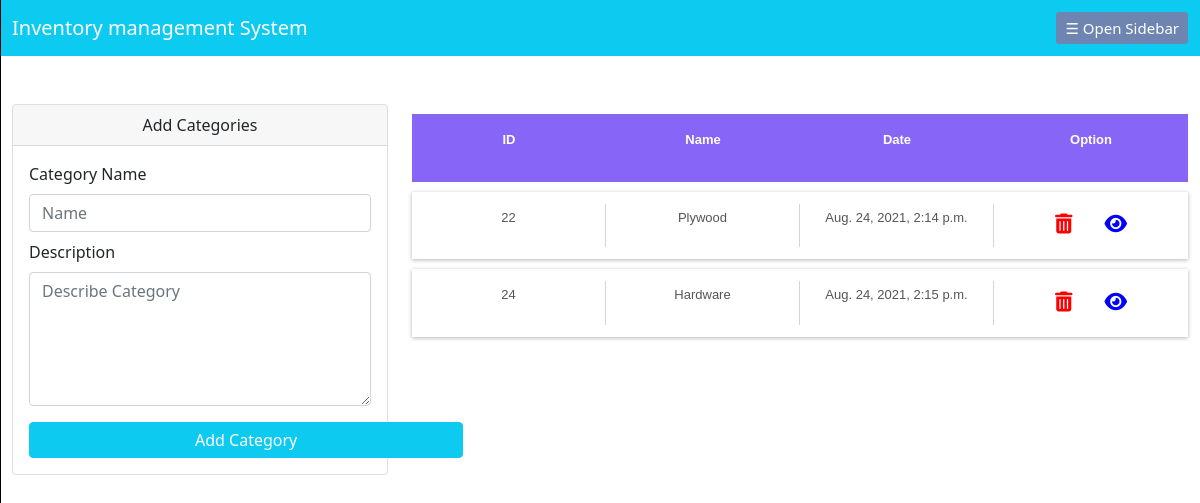
Page /AddCategory (signed in) on the committed database.
### datawork/models.py (models this page shows, shortened)
class Category(models.Model):
    cat_name = models.CharField(max_length=100)
    cat_desc = models.TextField(null=True)
    cat_doc = models.DateTimeField(default=timezone.now, null=True)

### datawork/views.py (the view, shortened to what this page needs)
# urls.py: path("AddCategory", views.AddCategory, name="AddCategory"),
@login_required
def AddCategory(r):
    if r.user.is_staff or r.user.is_superuser:
        forms = categoryForms(r.POST or None)
        return render(r, "AddCategory.html",{
            "form": forms,
            "cat": Category.objects.all(),
        })
    else:
        return redirect(errorpage)

### datawork/forms.py
class categoryForms(forms.ModelForm):
    class Meta:
        model = Category
        exclude = ('cat_doc', )

### template/AddCategory.html (shortened to what this page needs)
{% extends 'base.html' %}
{% block content %}
        <div class="row mt-5">
            <div class="col-lg-4">
                <div class="card">
                    <div class="card-header text-center">Add Categories</div>
                    <div class="card-body">
                        <form action="" method="POST">
                            <div class="form-group">
                                <label for="">Category Name</label>
                                <input type="text" name="cat_name" id="" placeholder="Name" class="form-control mt-2">
                            </div>
                            <div class="form-group mt-2">
                                <label for="">Description</label>
                                <textarea name="cat_desc" id="" cols="30" rows="5" class="form-control mt-2" placeholder="Describe Category"></textarea>
                            </div>
                            <div class="form-group">
                                <input type="submit" value="Add Category" class="btn btn-info text-white mt-3 submit_btn">
                            </div>
                        </form>
                    </div>
                </div>
            </div>
            <div class="col-lg-8">
                <div class="table-box">
                    <div class="table-row table-head">
                        <div class="table-cell first-cell">
                            <p>ID</p>
                        </div>
                        <div class="table-cell">
                            <p>Name</p>
                        </div>
                        <div class="table-cell">
                            <p>Date</p>
                        </div>
                        <div class="table-cell last-cell">
                            <p>Option</p>
                        </div>
                    </div>
                    {% for c in cat %}
                        <div class="table-row">
                            <div class="table-cell first-cell">
                                <p>{{c.id}}</p>
                            </div>
                            <div class="table-cell">
                                <p>{{c.cat_name}}</p>
                            </div>
                            <div class="table-cell">
                                <p>{{c.cat_doc}}</p>
                            </div>
                            <div class="table-cell last-cell">
                                <div class="btn-group">
                                    <a href="{% url 'delete_category' c.id %}" class="dropdown-item"> <i class="fas fa-trash-alt" style="color: red; font-size: 20px;"></i></a>
                                    <a href="" class="dropdown-item"> <i class="fas fa-eye" style="color: blue; font-size: 20px;"></i></a>
                                </div>
                            </div>
                        </div>
                        {% endfor %}
                </div>
            </div>
        </div>
{% endblock  %}

### template/AddCategory.html (style rules this page uses)
.submit_btn { padding: 5px 165px; }
.table-row { display: table; width: 100%; margin: 10px auto; font-family: sans-serif; background: transparent; padding: 12px 0; color: #555; font-size: 13px; box-shadow: 0 1px 4px 0px rgba(0,0,50,0.3); }
.table-head { background: #8665f7; box-shadow: none; color: #fff; font-weight: 600; }
.table-head .table-cell { border-right: none; }
.table-cell { display: table-cell; width: 20%; text-align: center; padding: 4px 0; border-right: 1px solid #d6d4d4; vertical-align: middle; }
.last-cell { border-right: none; }
a { text-decoration: none; color: #555; }

### rows in the picture
Category: id "22", cat_name "Plywood", cat_doc "Aug. 24, 2021, 2:14 p.m."
Category: id "24", cat_name "Hardware", cat_doc "Aug. 24, 2021, 2:15 p.m."
